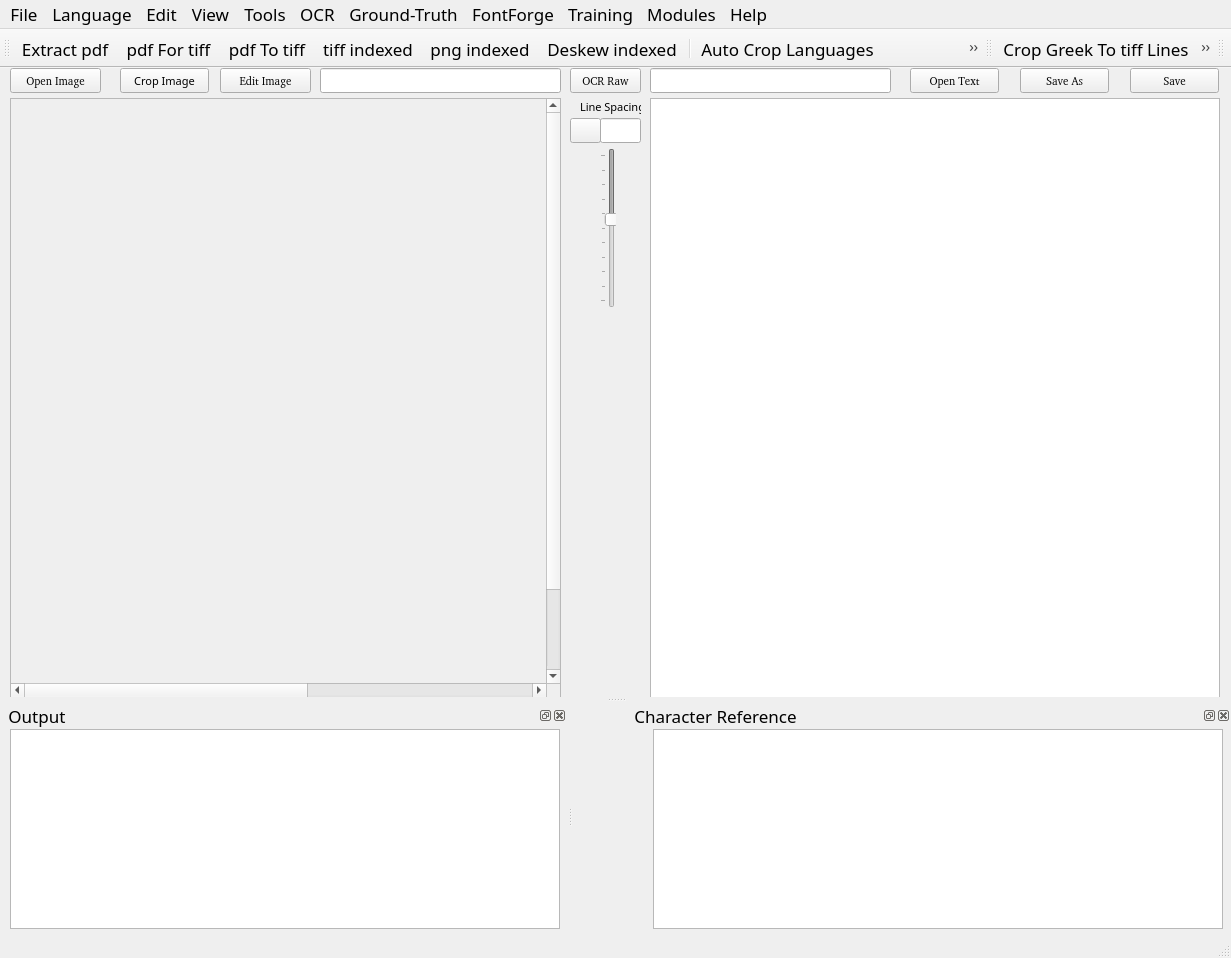
<?xml version="1.0" encoding="UTF-8"?>
<ui version="4.0">
 <class>MainUI</class>
 <widget class="QMainWindow" name="MainUI">
  <property name="enabled">
   <bool>true</bool>
  </property>
  <property name="geometry">
   <rect>
    <x>0</x>
    <y>0</y>
    <width>1231</width>
    <height>958</height>
   </rect>
  </property>
  <property name="font">
   <font>
    <family>FROMVS</family>
    <pointsize>13</pointsize>
    <weight>50</weight>
    <italic>false</italic>
    <bold>false</bold>
   </font>
  </property>
  <property name="windowTitle">
   <string>Biblical OCR</string>
  </property>
  <property name="windowIcon">
   <iconset resource="../UI_Icons.qrc">
    <normaloff>:/Icons/Icons/image-sunset.png</normaloff>:/Icons/Icons/image-sunset.png</iconset>
  </property>
  <widget class="QWidget" name="centralwidget">
   <widget class="QScrollArea" name="ImagescrollArea">
    <property name="geometry">
     <rect>
      <x>10</x>
      <y>30</y>
      <width>551</width>
      <height>600</height>
     </rect>
    </property>
    <property name="sizePolicy">
     <sizepolicy hsizetype="Preferred" vsizetype="Preferred">
      <horstretch>0</horstretch>
      <verstretch>0</verstretch>
     </sizepolicy>
    </property>
    <property name="minimumSize">
     <size>
      <width>501</width>
      <height>600</height>
     </size>
    </property>
    <property name="widgetResizable">
     <bool>true</bool>
    </property>
    <property name="alignment">
     <set>Qt::AlignLeading|Qt::AlignLeft|Qt::AlignTop</set>
    </property>
    <widget class="QWidget" name="ImagescrollAreaWidgetContents">
     <property name="geometry">
      <rect>
       <x>0</x>
       <y>0</y>
       <width>960</width>
       <height>681</height>
      </rect>
     </property>
     <property name="sizePolicy">
      <sizepolicy hsizetype="MinimumExpanding" vsizetype="Fixed">
       <horstretch>0</horstretch>
       <verstretch>0</verstretch>
      </sizepolicy>
     </property>
     <property name="minimumSize">
      <size>
       <width>960</width>
       <height>681</height>
      </size>
     </property>
     <property name="sizeIncrement">
      <size>
       <width>0</width>
       <height>0</height>
      </size>
     </property>
     <property name="baseSize">
      <size>
       <width>520</width>
       <height>700</height>
      </size>
     </property>
     <widget class="QLabel" name="Image">
      <property name="geometry">
       <rect>
        <x>0</x>
        <y>0</y>
        <width>960</width>
        <height>680</height>
       </rect>
      </property>
      <property name="sizePolicy">
       <sizepolicy hsizetype="MinimumExpanding" vsizetype="Preferred">
        <horstretch>0</horstretch>
        <verstretch>0</verstretch>
       </sizepolicy>
      </property>
      <property name="minimumSize">
       <size>
        <width>500</width>
        <height>679</height>
       </size>
      </property>
      <property name="baseSize">
       <size>
        <width>520</width>
        <height>700</height>
       </size>
      </property>
      <property name="text">
       <string/>
      </property>
      <property name="pixmap">
       <pixmap>../../../../../../../../../../../../../../../.designer/Images/Greek/jpg_desk_greek/greek_book_40_Matthew/greek1516_Page_012.jpg</pixmap>
      </property>
     </widget>
    </widget>
   </widget>
   <widget class="QPushButton" name="OpenImageFilebutton">
    <property name="geometry">
     <rect>
      <x>10</x>
      <y>0</y>
      <width>91</width>
      <height>25</height>
     </rect>
    </property>
    <property name="font">
     <font>
      <family>FROMVS [MAXR]</family>
      <pointsize>8</pointsize>
     </font>
    </property>
    <property name="text">
     <string>Open Image</string>
    </property>
    <property name="icon">
     <iconset resource="../UI_Icons.qrc">
      <normaloff>:/Icons/Icons/folder-open-image.png</normaloff>:/Icons/Icons/folder-open-image.png</iconset>
    </property>
   </widget>
   <widget class="QLineEdit" name="ImageLe">
    <property name="geometry">
     <rect>
      <x>320</x>
      <y>0</y>
      <width>241</width>
      <height>25</height>
     </rect>
    </property>
   </widget>
   <widget class="QPushButton" name="OCRbutton">
    <property name="geometry">
     <rect>
      <x>570</x>
      <y>0</y>
      <width>71</width>
      <height>25</height>
     </rect>
    </property>
    <property name="font">
     <font>
      <family>FROMVS [MAXR]</family>
      <pointsize>8</pointsize>
     </font>
    </property>
    <property name="text">
     <string>OCR Raw</string>
    </property>
    <property name="icon">
     <iconset resource="../UI_Icons.qrc">
      <normaloff>:/Icons/Icons/ocr3.png</normaloff>:/Icons/Icons/ocr3.png</iconset>
    </property>
   </widget>
   <widget class="QPushButton" name="LHDialogtbutton">
    <property name="enabled">
     <bool>true</bool>
    </property>
    <property name="geometry">
     <rect>
      <x>570</x>
      <y>50</y>
      <width>31</width>
      <height>25</height>
     </rect>
    </property>
    <property name="font">
     <font>
      <family>FROMVS [MAXR]</family>
      <pointsize>8</pointsize>
     </font>
    </property>
    <property name="text">
     <string/>
    </property>
    <property name="icon">
     <iconset resource="../UI_Icons.qrc">
      <normaloff>:/Icons/Icons/edit-line-spacing.png</normaloff>:/Icons/Icons/edit-line-spacing.png</iconset>
    </property>
   </widget>
   <widget class="QLineEdit" name="TextLE">
    <property name="geometry">
     <rect>
      <x>650</x>
      <y>0</y>
      <width>241</width>
      <height>25</height>
     </rect>
    </property>
   </widget>
   <widget class="QPushButton" name="EditCorrectedTextbutton">
    <property name="geometry">
     <rect>
      <x>910</x>
      <y>0</y>
      <width>89</width>
      <height>25</height>
     </rect>
    </property>
    <property name="font">
     <font>
      <family>FROMVS [MAXR]</family>
      <pointsize>8</pointsize>
     </font>
    </property>
    <property name="text">
     <string>Open Text</string>
    </property>
    <property name="icon">
     <iconset resource="../UI_Icons.qrc">
      <normaloff>:/Icons/Icons/folder-open-document-text.png</normaloff>:/Icons/Icons/folder-open-document-text.png</iconset>
    </property>
   </widget>
   <widget class="QPushButton" name="SaveAsOCRCorrTextbutton">
    <property name="geometry">
     <rect>
      <x>1020</x>
      <y>0</y>
      <width>89</width>
      <height>25</height>
     </rect>
    </property>
    <property name="font">
     <font>
      <family>FROMVS [MAXR]</family>
      <pointsize>8</pointsize>
     </font>
    </property>
    <property name="text">
     <string>Save As</string>
    </property>
    <property name="icon">
     <iconset resource="../UI_Icons.qrc">
      <normaloff>:/Icons/Icons/disk-rename.png</normaloff>:/Icons/Icons/disk-rename.png</iconset>
    </property>
   </widget>
   <widget class="QPushButton" name="SaveOCRCorrTextbutton">
    <property name="geometry">
     <rect>
      <x>1130</x>
      <y>0</y>
      <width>89</width>
      <height>25</height>
     </rect>
    </property>
    <property name="font">
     <font>
      <family>FROMVS [MAXR]</family>
      <pointsize>8</pointsize>
     </font>
    </property>
    <property name="text">
     <string>Save</string>
    </property>
    <property name="icon">
     <iconset resource="../UI_Icons.qrc">
      <normaloff>:/Icons/Icons/disk.png</normaloff>:/Icons/Icons/disk.png</iconset>
    </property>
   </widget>
   <widget class="QTextEdit" name="OCRText">
    <property name="geometry">
     <rect>
      <x>650</x>
      <y>30</y>
      <width>570</width>
      <height>601</height>
     </rect>
    </property>
    <property name="minimumSize">
     <size>
      <width>540</width>
      <height>600</height>
     </size>
    </property>
   </widget>
   <widget class="QLineEdit" name="LHlineEdit">
    <property name="geometry">
     <rect>
      <x>600</x>
      <y>50</y>
      <width>41</width>
      <height>25</height>
     </rect>
    </property>
    <property name="text">
     <string/>
    </property>
    <property name="maxLength">
     <number>32767</number>
    </property>
    <property name="alignment">
     <set>Qt::AlignCenter</set>
    </property>
    <property name="placeholderText">
     <string/>
    </property>
   </widget>
   <widget class="QSlider" name="LHslider">
    <property name="enabled">
     <bool>false</bool>
    </property>
    <property name="geometry">
     <rect>
      <x>600</x>
      <y>80</y>
      <width>16</width>
      <height>160</height>
     </rect>
    </property>
    <property name="toolTip">
     <string>Set text line spacing.</string>
    </property>
    <property name="minimum">
     <number>100</number>
    </property>
    <property name="maximum">
     <number>200</number>
    </property>
    <property name="singleStep">
     <number>2</number>
    </property>
    <property name="pageStep">
     <number>10</number>
    </property>
    <property name="value">
     <number>144</number>
    </property>
    <property name="sliderPosition">
     <number>144</number>
    </property>
    <property name="orientation">
     <enum>Qt::Vertical</enum>
    </property>
    <property name="invertedAppearance">
     <bool>true</bool>
    </property>
    <property name="tickPosition">
     <enum>QSlider::TicksAbove</enum>
    </property>
   </widget>
   <widget class="QPushButton" name="EditImageFilebutton">
    <property name="geometry">
     <rect>
      <x>220</x>
      <y>0</y>
      <width>91</width>
      <height>25</height>
     </rect>
    </property>
    <property name="font">
     <font>
      <family>FROMVS [MAXR]</family>
      <pointsize>8</pointsize>
     </font>
    </property>
    <property name="text">
     <string>Edit Image</string>
    </property>
    <property name="icon">
     <iconset resource="../UI_Icons.qrc">
      <normaloff>:/Icons/Icons/gimp.png</normaloff>:/Icons/Icons/gimp.png</iconset>
    </property>
   </widget>
   <widget class="QLabel" name="label">
    <property name="geometry">
     <rect>
      <x>580</x>
      <y>30</y>
      <width>61</width>
      <height>17</height>
     </rect>
    </property>
    <property name="font">
     <font>
      <pointsize>8</pointsize>
     </font>
    </property>
    <property name="text">
     <string>Line Spacing</string>
    </property>
   </widget>
   <widget class="QPushButton" name="Cropbutton">
    <property name="geometry">
     <rect>
      <x>120</x>
      <y>0</y>
      <width>89</width>
      <height>25</height>
     </rect>
    </property>
    <property name="font">
     <font>
      <pointsize>8</pointsize>
     </font>
    </property>
    <property name="text">
     <string>Crop Image</string>
    </property>
    <property name="icon">
     <iconset>
      <normaloff>:/Icons/image-crop.png</normaloff>:/Icons/image-crop.png</iconset>
    </property>
   </widget>
  </widget>
  <widget class="QMenuBar" name="menubar">
   <property name="geometry">
    <rect>
     <x>0</x>
     <y>0</y>
     <width>1231</width>
     <height>23</height>
    </rect>
   </property>
   <widget class="QMenu" name="menuPre_Process">
    <property name="title">
     <string>Language</string>
    </property>
    <widget class="QMenu" name="menuExtract_pdf">
     <property name="title">
      <string>Source</string>
     </property>
     <property name="icon">
      <iconset resource="../UI_Icons.qrc">
       <normaloff>:/Icons/Icons/folder-open-image.png</normaloff>:/Icons/Icons/folder-open-image.png</iconset>
     </property>
     <addaction name="actionextract_pdf_tb"/>
     <addaction name="separator"/>
     <addaction name="actionpdf_for_tiff_tb"/>
     <addaction name="actionpdf_to_tiff_tb"/>
     <addaction name="actiontiff_to_mono_tb"/>
     <addaction name="actionmono_to_png_tb"/>
     <addaction name="actiondeskew_mono"/>
    </widget>
    <widget class="QMenu" name="menuPrepare">
     <property name="title">
      <string>Languages</string>
     </property>
     <widget class="QMenu" name="menuGreekDR">
      <property name="title">
       <string>Greek</string>
      </property>
      <addaction name="actionConvert_Greek_tiff_To_png"/>
      <addaction name="actionDeskewGreek_tiff_tb"/>
      <addaction name="actionResizeGreek_png_tb"/>
     </widget>
     <widget class="QMenu" name="menuLatinDR">
      <property name="title">
       <string>Latin</string>
      </property>
      <addaction name="actionConvert_Latin_tiff_To_png"/>
      <addaction name="actionDeskewLatin_tiff_tb"/>
      <addaction name="actionResizeLatin_png_tb"/>
     </widget>
     <addaction name="separator"/>
     <addaction name="actionCrop_Languages_tb"/>
     <addaction name="actionManual_Crop_Image_tb"/>
     <addaction name="actionHebrew"/>
     <addaction name="menuGreekDR"/>
     <addaction name="menuLatinDR"/>
     <addaction name="actionEnglishh"/>
    </widget>
    <addaction name="separator"/>
    <addaction name="menuExtract_pdf"/>
    <addaction name="separator"/>
    <addaction name="separator"/>
    <addaction name="menuPrepare"/>
   </widget>
   <widget class="QMenu" name="menuTraining">
    <property name="title">
     <string>Ground-Truth</string>
    </property>
    <widget class="QMenu" name="menuGround_Truth">
     <property name="title">
      <string>Establish Truth</string>
     </property>
     <widget class="QMenu" name="menuGreekGT">
      <property name="title">
       <string>Greek</string>
      </property>
      <widget class="QMenu" name="menuGreek_Image_Lines">
       <property name="title">
        <string>Greek Image Lines</string>
       </property>
       <addaction name="actionCrop_Greek_to_tiff_Lines_tb"/>
       <addaction name="actionRename_Greek_tiff_Lines_tb"/>
       <addaction name="actionMove_Greek_tiff_Lines_tb"/>
      </widget>
      <widget class="QMenu" name="menuGreek_Text_Lines">
       <property name="title">
        <string>Greek Text Lines</string>
       </property>
       <addaction name="actionSplitGreek_text_lines_tb"/>
       <addaction name="actionRenameGreek_text_lines_tb"/>
      </widget>
      <addaction name="menuGreek_Image_Lines"/>
      <addaction name="menuGreek_Text_Lines"/>
     </widget>
     <widget class="QMenu" name="menuLatinGT">
      <property name="title">
       <string>Latin</string>
      </property>
      <widget class="QMenu" name="menuLatin_Image_Lines">
       <property name="title">
        <string>Latin Image Lines</string>
       </property>
       <addaction name="actionCrop_Latin_To_tiff_Lines_tb"/>
       <addaction name="actionRename_Latin_tiff_Lines_tb"/>
       <addaction name="actionMove_Latin_tiff_Lines_tb"/>
      </widget>
      <widget class="QMenu" name="menuLatin_Text_Lines">
       <property name="title">
        <string>Latin Text Lines</string>
       </property>
       <addaction name="actionSplit_Latin_Text_Lines_tb"/>
       <addaction name="actionRename_Latin_Text_Lines_tb"/>
      </widget>
      <addaction name="menuLatin_Image_Lines"/>
      <addaction name="menuLatin_Text_Lines"/>
     </widget>
     <addaction name="actionHebrew_2"/>
     <addaction name="menuGreekGT"/>
     <addaction name="menuLatinGT"/>
     <addaction name="actionEnglish_3"/>
    </widget>
    <addaction name="separator"/>
    <addaction name="menuGround_Truth"/>
    <addaction name="actionReview_Ground_Truth_tb"/>
    <addaction name="actionStage_Ground_Truth"/>
   </widget>
   <widget class="QMenu" name="menuOCR">
    <property name="title">
     <string>OCR</string>
    </property>
    <widget class="QMenu" name="menuSelect_Language">
     <property name="title">
      <string>Select Language</string>
     </property>
     <addaction name="actionGreek_2"/>
     <addaction name="actionHebrew_4"/>
     <addaction name="actionLatin_2"/>
     <addaction name="actionEnglish_2"/>
    </widget>
    <addaction name="menuSelect_Language"/>
    <addaction name="actionSelect_Image"/>
    <addaction name="actionCorrect_OCR_tb"/>
   </widget>
   <widget class="QMenu" name="menuPost_Process">
    <property name="title">
     <string>Modules</string>
    </property>
    <widget class="QMenu" name="menuGreek_Post">
     <property name="title">
      <string>Greek</string>
     </property>
     <addaction name="actionUpdate_Verses"/>
     <addaction name="actionUpdate_Words_Post"/>
     <addaction name="actionNormalize"/>
     <addaction name="actionLower_Case"/>
     <addaction name="actionRemove_Diacritics"/>
     <addaction name="actionAlign_Strongs"/>
     <addaction name="actionAlign_English"/>
     <addaction name="actionVariants"/>
    </widget>
    <widget class="QMenu" name="menuPrepare_Text">
     <property name="title">
      <string>Prepare Text</string>
     </property>
    </widget>
    <addaction name="menuPrepare_Text"/>
    <addaction name="actionHebrew_3"/>
    <addaction name="menuGreek_Post"/>
    <addaction name="actionUpdate_Words"/>
    <addaction name="actionEnglish"/>
    <addaction name="actionCreate_e_Sword_Bible_Module"/>
    <addaction name="actionCreate_theWord_Bible_Module"/>
   </widget>
   <widget class="QMenu" name="menuFile">
    <property name="font">
     <font>
      <family>Ubuntu</family>
      <pointsize>11</pointsize>
     </font>
    </property>
    <property name="title">
     <string>File</string>
    </property>
    <addaction name="actionOpen_Image"/>
    <addaction name="actionOpen_Text"/>
    <addaction name="actionSave_Image"/>
    <addaction name="actionSave_As_Image"/>
    <addaction name="actionSave_Text"/>
    <addaction name="actionSave_As_Text"/>
   </widget>
   <widget class="QMenu" name="menuEdit">
    <property name="title">
     <string>Edit</string>
    </property>
    <addaction name="actionEdit_Image_tb"/>
    <addaction name="actionPrefernces"/>
   </widget>
   <widget class="QMenu" name="menuView">
    <property name="title">
     <string>View</string>
    </property>
   </widget>
   <widget class="QMenu" name="menuTools">
    <property name="title">
     <string>Tools</string>
    </property>
    <addaction name="actionConvert_Image_s"/>
    <addaction name="actionVerse_Correction"/>
    <addaction name="actionOnline"/>
   </widget>
   <widget class="QMenu" name="menuHelp">
    <property name="title">
     <string>Help</string>
    </property>
   </widget>
   <widget class="QMenu" name="menuGlyphs">
    <property name="title">
     <string>FontForge</string>
    </property>
    <widget class="QMenu" name="menuIndex_Images">
     <property name="title">
      <string>Bitmap Images</string>
     </property>
     <addaction name="actionLine_tif_to_bmp"/>
    </widget>
    <addaction name="menuIndex_Images"/>
    <addaction name="actionExtract_Glyphs"/>
    <addaction name="actionFontForge"/>
   </widget>
   <widget class="QMenu" name="menuGround_Truth_2">
    <property name="title">
     <string>Training</string>
    </property>
    <widget class="QMenu" name="menuUpdate_Wordlists">
     <property name="title">
      <string>Update Wordlists</string>
     </property>
     <addaction name="actionUpdate_Hebrew_Wordlist"/>
     <addaction name="actionUpdate_Wordlist_tb"/>
     <addaction name="actionUpdate_Wordlist_menu"/>
    </widget>
    <widget class="QMenu" name="menuSetup_Training">
     <property name="title">
      <string>Setup Training</string>
     </property>
     <addaction name="actionSelect_Language_Model"/>
     <addaction name="actionSelect_Fonts"/>
    </widget>
    <addaction name="menuUpdate_Wordlists"/>
    <addaction name="menuSetup_Training"/>
    <addaction name="actionTrain_Tesseract_tb"/>
   </widget>
   <addaction name="menuFile"/>
   <addaction name="menuPre_Process"/>
   <addaction name="menuEdit"/>
   <addaction name="menuView"/>
   <addaction name="menuTools"/>
   <addaction name="menuOCR"/>
   <addaction name="menuTraining"/>
   <addaction name="menuGlyphs"/>
   <addaction name="menuGround_Truth_2"/>
   <addaction name="menuPost_Process"/>
   <addaction name="menuHelp"/>
  </widget>
  <widget class="QStatusBar" name="statusbar"/>
  <widget class="QToolBar" name="PreProcessToolBar">
   <property name="windowTitle">
    <string>toolBar</string>
   </property>
   <property name="toolTip">
    <string>Extract pages from pdf source file</string>
   </property>
   <property name="whatsThis">
    <string>pdf Page Extractor</string>
   </property>
   <attribute name="toolBarArea">
    <enum>TopToolBarArea</enum>
   </attribute>
   <attribute name="toolBarBreak">
    <bool>false</bool>
   </attribute>
   <addaction name="actionextract_pdf_tb"/>
   <addaction name="actionpdf_for_tiff_tb"/>
   <addaction name="actionpdf_to_tiff_tb"/>
   <addaction name="actiontiff_to_mono_tb"/>
   <addaction name="actionmono_to_png_tb"/>
   <addaction name="actiondeskew_mono"/>
   <addaction name="separator"/>
   <addaction name="actionCrop_Languages_tb"/>
   <addaction name="actionConvert_Greek_tiff_To_png"/>
   <addaction name="actionDeskewGreek_tiff_tb"/>
   <addaction name="actionResizeGreek_png_tb"/>
   <addaction name="actionConvert_Latin_tiff_To_png"/>
   <addaction name="actionDeskewLatin_tiff_tb"/>
   <addaction name="actionResizeLatin_png_tb"/>
   <addaction name="separator"/>
   <addaction name="actionManual_Crop_Image_tb"/>
   <addaction name="actionEdit_Image_tb"/>
   <addaction name="actionCorrect_OCR_tb"/>
   <addaction name="separator"/>
  </widget>
  <widget class="QToolBar" name="TrainingToolBar">
   <property name="windowTitle">
    <string>toolBar</string>
   </property>
   <attribute name="toolBarArea">
    <enum>TopToolBarArea</enum>
   </attribute>
   <attribute name="toolBarBreak">
    <bool>false</bool>
   </attribute>
   <addaction name="actionCrop_Greek_to_tiff_Lines_tb"/>
   <addaction name="actionCrop_Latin_To_tiff_Lines_tb"/>
   <addaction name="actionRename_Greek_tiff_Lines_tb"/>
   <addaction name="actionMove_Greek_tiff_Lines_tb"/>
   <addaction name="actionRename_Latin_tiff_Lines_tb"/>
   <addaction name="actionMove_Latin_tiff_Lines_tb"/>
   <addaction name="separator"/>
   <addaction name="actionExtract_Glyphs"/>
   <addaction name="actionFontForge"/>
   <addaction name="separator"/>
   <addaction name="actionSplitGreek_text_lines_tb"/>
   <addaction name="actionRenameGreek_text_lines_tb"/>
   <addaction name="actionSplit_Latin_Text_Lines_tb"/>
   <addaction name="actionRename_Latin_Text_Lines_tb"/>
   <addaction name="separator"/>
   <addaction name="actionReview_Ground_Truth_tb"/>
   <addaction name="actionVerse_Correction"/>
   <addaction name="actionUpdate_Wordlist_tb"/>
   <addaction name="actionTrain_Tesseract_tb"/>
   <addaction name="separator"/>
  </widget>
  <widget class="QDockWidget" name="dockOutput">
   <property name="enabled">
    <bool>true</bool>
   </property>
   <property name="minimumSize">
    <size>
     <width>560</width>
     <height>200</height>
    </size>
   </property>
   <property name="baseSize">
    <size>
     <width>520</width>
     <height>200</height>
    </size>
   </property>
   <property name="accessibleName">
    <string/>
   </property>
   <property name="accessibleDescription">
    <string/>
   </property>
   <property name="floating">
    <bool>false</bool>
   </property>
   <property name="windowTitle">
    <string> Output</string>
   </property>
   <attribute name="dockWidgetArea">
    <number>8</number>
   </attribute>
   <widget class="QWidget" name="dockOutputContents">
    <widget class="QTextEdit" name="OutputText">
     <property name="geometry">
      <rect>
       <x>10</x>
       <y>0</y>
       <width>550</width>
       <height>200</height>
      </rect>
     </property>
     <property name="minimumSize">
      <size>
       <width>520</width>
       <height>200</height>
      </size>
     </property>
    </widget>
   </widget>
  </widget>
  <widget class="QDockWidget" name="dockChrRef">
   <property name="minimumSize">
    <size>
     <width>650</width>
     <height>220</height>
    </size>
   </property>
   <property name="baseSize">
    <size>
     <width>640</width>
     <height>200</height>
    </size>
   </property>
   <property name="windowTitle">
    <string>             Character Reference</string>
   </property>
   <attribute name="dockWidgetArea">
    <number>8</number>
   </attribute>
   <widget class="QWidget" name="dockChrRefContents">
    <property name="minimumSize">
     <size>
      <width>650</width>
      <height>200</height>
     </size>
    </property>
    <widget class="QPlainTextEdit" name="ChrRefplainTextEdit">
     <property name="geometry">
      <rect>
       <x>80</x>
       <y>0</y>
       <width>570</width>
       <height>200</height>
      </rect>
     </property>
     <property name="minimumSize">
      <size>
       <width>570</width>
       <height>200</height>
      </size>
     </property>
     <property name="font">
      <font>
       <family>FROMVS</family>
       <pointsize>18</pointsize>
      </font>
     </property>
     <property name="documentTitle">
      <string>Character Reference</string>
     </property>
    </widget>
   </widget>
  </widget>
  <widget class="QToolBar" name="toolBar">
   <property name="windowTitle">
    <string>toolBar</string>
   </property>
   <attribute name="toolBarArea">
    <enum>TopToolBarArea</enum>
   </attribute>
   <attribute name="toolBarBreak">
    <bool>false</bool>
   </attribute>
  </widget>
  <action name="actionpdf_to_tiff">
   <property name="icon">
    <iconset>
     <normaloff>:/Icons/Icons/ocr2.png</normaloff>:/Icons/Icons/ocr2.png</iconset>
   </property>
   <property name="text">
    <string>pdf for tiff</string>
   </property>
  </action>
  <action name="actionmove_pdf_for_tiff">
   <property name="text">
    <string>pdf to tiff</string>
   </property>
  </action>
  <action name="actiontiff_to_mono">
   <property name="text">
    <string>tiff to mono</string>
   </property>
  </action>
  <action name="actionmono_to_png">
   <property name="text">
    <string>mono to png</string>
   </property>
  </action>
  <action name="actiontiff_to_png">
   <property name="text">
    <string>tiff to png</string>
   </property>
  </action>
  <action name="actionGreek">
   <property name="text">
    <string>Greek</string>
   </property>
  </action>
  <action name="actiontiff_to_png_2">
   <property name="text">
    <string>tiff to png</string>
   </property>
  </action>
  <action name="actionpdf_for_tiff">
   <property name="text">
    <string>pdf for tiff</string>
   </property>
  </action>
  <action name="actionpdf_for_tiff_tb">
   <property name="icon">
    <iconset resource="../UI_Icons.qrc">
     <normaloff>:/Icons/Icons/pdf4tiff.png</normaloff>:/Icons/Icons/pdf4tiff.png</iconset>
   </property>
   <property name="text">
    <string>pdf For tiff</string>
   </property>
   <property name="toolTip">
    <string>Stage pdf pages FOR tiff conversion</string>
   </property>
  </action>
  <action name="actionpdf_to_tiff_tb">
   <property name="icon">
    <iconset resource="../UI_Icons.qrc">
     <normaloff>:/Icons/Icons/pdf2tiff.png</normaloff>:/Icons/Icons/pdf2tiff.png</iconset>
   </property>
   <property name="text">
    <string>pdf To tiff</string>
   </property>
   <property name="toolTip">
    <string>Convert pdf pages TO tiff files</string>
   </property>
  </action>
  <action name="actiontiff_to_mono_tb">
   <property name="icon">
    <iconset resource="../UI_Icons.qrc">
     <normaloff>:/Icons/Icons/tiff-file.png</normaloff>:/Icons/Icons/tiff-file.png</iconset>
   </property>
   <property name="text">
    <string>tiff indexed</string>
   </property>
   <property name="toolTip">
    <string>Convert tiff files TO indexed monochrome</string>
   </property>
  </action>
  <action name="actionmono_to_png_tb">
   <property name="icon">
    <iconset resource="../UI_Icons.qrc">
     <normaloff>:/Icons/Icons/png-file.png</normaloff>:/Icons/Icons/png-file.png</iconset>
   </property>
   <property name="text">
    <string>png indexed</string>
   </property>
   <property name="toolTip">
    <string>Convert deskewed monochrome tiff files TO png</string>
   </property>
  </action>
  <action name="actionLatin">
   <property name="text">
    <string>Latin</string>
   </property>
  </action>
  <action name="actiontiff_to_png_3">
   <property name="text">
    <string>tiff to png</string>
   </property>
  </action>
  <action name="actiontiff_to_png_4">
   <property name="text">
    <string>tiff to png</string>
   </property>
  </action>
  <action name="actionDeskewGreek_tiff_tb">
   <property name="icon">
    <iconset resource="../UI_Icons.qrc">
     <normaloff>:/Icons/Icons/deskew-greek.png</normaloff>:/Icons/Icons/deskew-greek.png</iconset>
   </property>
   <property name="text">
    <string>Deskew Greek tiff</string>
   </property>
  </action>
  <action name="actiontiff_to_png_5">
   <property name="text">
    <string>tiff to png</string>
   </property>
  </action>
  <action name="actionDeskewLatin_tiff_tb">
   <property name="icon">
    <iconset resource="../UI_Icons.qrc">
     <normaloff>:/Icons/Icons/deskew-latin.png</normaloff>:/Icons/Icons/deskew-latin.png</iconset>
   </property>
   <property name="text">
    <string>Deskew Latin tiff</string>
   </property>
  </action>
  <action name="actionResizeGreek_png_tb">
   <property name="icon">
    <iconset resource="../UI_Icons.qrc">
     <normaloff>:/Icons/Icons/resize-png-greek.png</normaloff>:/Icons/Icons/resize-png-greek.png</iconset>
   </property>
   <property name="text">
    <string>Resize Greek png</string>
   </property>
  </action>
  <action name="actionResizeLatin_png_tb">
   <property name="icon">
    <iconset resource="../UI_Icons.qrc">
     <normaloff>:/Icons/Icons/resize-png-latin.png</normaloff>:/Icons/Icons/resize-png-latin.png</iconset>
   </property>
   <property name="text">
    <string>Resize Latin png</string>
   </property>
  </action>
  <action name="actionCrop_Languages_tb">
   <property name="icon">
    <iconset resource="../UI_Icons.qrc">
     <normaloff>:/Icons/Icons/split-langs.png</normaloff>:/Icons/Icons/split-langs.png</iconset>
   </property>
   <property name="text">
    <string>Auto Crop Languages</string>
   </property>
   <property name="toolTip">
    <string>Crop language sections into separate tiff files</string>
   </property>
   <property name="font">
    <font>
     <family>FROMVS</family>
    </font>
   </property>
  </action>
  <action name="actionextract_pdf_tb">
   <property name="icon">
    <iconset resource="../UI_Icons.qrc">
     <normaloff>:/Icons/Icons/pdf-extract1.png</normaloff>:/Icons/Icons/pdf-extract1.png</iconset>
   </property>
   <property name="text">
    <string>Extract pdf</string>
   </property>
   <property name="toolTip">
    <string>Extract pages from pdf source document</string>
   </property>
   <property name="menuRole">
    <enum>QAction::TextHeuristicRole</enum>
   </property>
  </action>
  <action name="actiontiff_for_Ground_Truth">
   <property name="text">
    <string>tiff for Ground Truth</string>
   </property>
  </action>
  <action name="actionCrop">
   <property name="text">
    <string>Crop to tiff lines</string>
   </property>
  </action>
  <action name="actiontiff_for_Ground_Truth_2">
   <property name="text">
    <string>Move tiff lines</string>
   </property>
  </action>
  <action name="actionSplit">
   <property name="text">
    <string>Split text lines</string>
   </property>
  </action>
  <action name="actionRename_tiff_lines">
   <property name="text">
    <string>Rename tiff lines</string>
   </property>
  </action>
  <action name="actionRename_text_lines">
   <property name="text">
    <string>Rename text lines</string>
   </property>
  </action>
  <action name="actionReview_Ground_Truth">
   <property name="text">
    <string>Review Ground Truth</string>
   </property>
  </action>
  <action name="actionGreek_Wordlist_2">
   <property name="text">
    <string>Greek Wordlist</string>
   </property>
  </action>
  <action name="actionLatin_Wordlist">
   <property name="text">
    <string>Latin Wordlist</string>
   </property>
  </action>
  <action name="actionImage_Lines">
   <property name="text">
    <string>Image Lines</string>
   </property>
  </action>
  <action name="actionText_Lines">
   <property name="text">
    <string>Text Lines</string>
   </property>
  </action>
  <action name="actionReview_Ground_Truth_2">
   <property name="text">
    <string>Review Ground Truth</string>
   </property>
  </action>
  <action name="actionUpdate_Wordlist">
   <property name="text">
    <string>Update Wordlist</string>
   </property>
  </action>
  <action name="actionUpdate_Wordlist_2">
   <property name="text">
    <string>Update Wordlist</string>
   </property>
  </action>
  <action name="actionCorrect_OCR_tb">
   <property name="icon">
    <iconset resource="../UI_Icons.qrc">
     <normaloff>:/Icons/Icons/ocr3.png</normaloff>:/Icons/Icons/ocr3.png</iconset>
   </property>
   <property name="text">
    <string>OCR Image</string>
   </property>
  </action>
  <action name="actionVersify_Text">
   <property name="text">
    <string>Versify Text</string>
   </property>
  </action>
  <action name="actionUpdate_Words">
   <property name="text">
    <string>Latin</string>
   </property>
  </action>
  <action name="actionUpdate_Verses">
   <property name="text">
    <string>Update Verses</string>
   </property>
  </action>
  <action name="actionUpdate_Words_Post">
   <property name="text">
    <string>Update Words</string>
   </property>
  </action>
  <action name="actionNormalize">
   <property name="text">
    <string>Normalize</string>
   </property>
  </action>
  <action name="actionLower_Case">
   <property name="text">
    <string>Lower Case</string>
   </property>
  </action>
  <action name="actionRemove_Diacritics">
   <property name="text">
    <string>Remove Diacritics</string>
   </property>
  </action>
  <action name="actionAlign_Strongs">
   <property name="text">
    <string>Align Strongs+RMAC</string>
   </property>
  </action>
  <action name="actionAlign_Lemmas">
   <property name="text">
    <string>Align Lemmas</string>
   </property>
  </action>
  <action name="actionAlign_English">
   <property name="text">
    <string>Align English</string>
   </property>
  </action>
  <action name="actionVariants">
   <property name="text">
    <string>Variants</string>
   </property>
  </action>
  <action name="actionTrain_Tesseract_tb">
   <property name="icon">
    <iconset resource="../UI_Icons.qrc">
     <normaloff>:/Icons/Icons/trainOCR1.png</normaloff>:/Icons/Icons/trainOCR1.png</iconset>
   </property>
   <property name="text">
    <string>Train Tesseract</string>
   </property>
  </action>
  <action name="actionReview_Ground_Truth_tb">
   <property name="icon">
    <iconset resource="../UI_Icons.qrc">
     <normaloff>:/Icons/Icons/ground-truth1.png</normaloff>:/Icons/Icons/ground-truth1.png</iconset>
   </property>
   <property name="text">
    <string>Review Ground Truth</string>
   </property>
  </action>
  <action name="actionUpdate_Wordlist_tb">
   <property name="icon">
    <iconset resource="../UI_Icons.qrc">
     <normaloff>:/Icons/Icons/update-greek-wordlist.png</normaloff>:/Icons/Icons/update-greek-wordlist.png</iconset>
   </property>
   <property name="text">
    <string>Update Greek Wordlist</string>
   </property>
  </action>
  <action name="actionCrop_Greek_to_tiff_Lines_tb">
   <property name="icon">
    <iconset resource="../UI_Icons.qrc">
     <normaloff>:/Icons/Icons/split-lines-greek.png</normaloff>:/Icons/Icons/split-lines-greek.png</iconset>
   </property>
   <property name="text">
    <string>Crop Greek To tiff Lines</string>
   </property>
  </action>
  <action name="actionRename_Greek_tiff_Lines_tb">
   <property name="icon">
    <iconset resource="../UI_Icons.qrc">
     <normaloff>:/Icons/Icons/rename-lines-greek.png</normaloff>:/Icons/Icons/rename-lines-greek.png</iconset>
   </property>
   <property name="text">
    <string>Rename Greek tiff Lines</string>
   </property>
  </action>
  <action name="actionMove_Greek_tiff_Lines_tb">
   <property name="icon">
    <iconset resource="../UI_Icons.qrc">
     <normaloff>:/Icons/Icons/move-lines-greek.png</normaloff>:/Icons/Icons/move-lines-greek.png</iconset>
   </property>
   <property name="text">
    <string>Move Greek tiff Lines</string>
   </property>
  </action>
  <action name="actionSplitGreek_text_lines_tb">
   <property name="icon">
    <iconset resource="../UI_Icons.qrc">
     <normaloff>:/Icons/Icons/split-textlines-greek.png</normaloff>:/Icons/Icons/split-textlines-greek.png</iconset>
   </property>
   <property name="text">
    <string>Split Greek Text Lines</string>
   </property>
  </action>
  <action name="actionRenameGreek_text_lines_tb">
   <property name="icon">
    <iconset resource="../UI_Icons.qrc">
     <normaloff>:/Icons/Icons/rename_textlines-greek.png</normaloff>:/Icons/Icons/rename_textlines-greek.png</iconset>
   </property>
   <property name="text">
    <string>Rename Greek Text Lines</string>
   </property>
  </action>
  <action name="actionImage_Lines_3">
   <property name="text">
    <string>Image Lines</string>
   </property>
  </action>
  <action name="actionReview_Ground_Truth_menu">
   <property name="text">
    <string>Review Ground Truth</string>
   </property>
  </action>
  <action name="actionUpdate_Wordlist_menu">
   <property name="text">
    <string>Update Latin Wordlist</string>
   </property>
  </action>
  <action name="actionCrop_Latin_To_tiff_Lines_tb">
   <property name="icon">
    <iconset resource="../UI_Icons.qrc">
     <normaloff>:/Icons/Icons/split-lines-latin.png</normaloff>:/Icons/Icons/split-lines-latin.png</iconset>
   </property>
   <property name="text">
    <string>Crop Latin To tiff Lines</string>
   </property>
  </action>
  <action name="actionRename_Latin_tiff_Lines_tb">
   <property name="icon">
    <iconset resource="../UI_Icons.qrc">
     <normaloff>:/Icons/Icons/rename-lines-latin.png</normaloff>:/Icons/Icons/rename-lines-latin.png</iconset>
   </property>
   <property name="text">
    <string>Rename Latin tiff Lines</string>
   </property>
  </action>
  <action name="actionMove_Latin_tiff_Lines_tb">
   <property name="icon">
    <iconset resource="../UI_Icons.qrc">
     <normaloff>:/Icons/Icons/move-lines-latin.png</normaloff>:/Icons/Icons/move-lines-latin.png</iconset>
   </property>
   <property name="text">
    <string>Move Greek tiff Lines</string>
   </property>
  </action>
  <action name="actionSplit_Latin_Text_Lines_tb">
   <property name="icon">
    <iconset resource="../UI_Icons.qrc">
     <normaloff>:/Icons/Icons/split-textlines-latin.png</normaloff>:/Icons/Icons/split-textlines-latin.png</iconset>
   </property>
   <property name="text">
    <string>Split Latin Text Lines</string>
   </property>
  </action>
  <action name="actionRename_Latin_Text_Lines_tb">
   <property name="icon">
    <iconset resource="../UI_Icons.qrc">
     <normaloff>:/Icons/Icons/rename-textlines-latin.png</normaloff>:/Icons/Icons/rename-textlines-latin.png</iconset>
   </property>
   <property name="text">
    <string>Rename Latin Text Lines</string>
   </property>
  </action>
  <action name="actiondeskew_mono">
   <property name="icon">
    <iconset resource="../UI_Icons.qrc">
     <normaloff>:/Icons/Icons/deskew-tiff-file.png</normaloff>:/Icons/Icons/deskew-tiff-file.png</iconset>
   </property>
   <property name="text">
    <string>Deskew indexed</string>
   </property>
  </action>
  <action name="actionOpen_Image">
   <property name="icon">
    <iconset resource="../UI_Icons.qrc">
     <normaloff>:/Icons/Icons/folder-open-image.png</normaloff>:/Icons/Icons/folder-open-image.png</iconset>
   </property>
   <property name="text">
    <string>Open Image</string>
   </property>
  </action>
  <action name="actionVerse_Correction">
   <property name="icon">
    <iconset resource="../UI_Icons.qrc">
     <normaloff>:/Icons/Icons/versify.png</normaloff>:/Icons/Icons/versify.png</iconset>
   </property>
   <property name="text">
    <string>Verse Correction</string>
   </property>
  </action>
  <action name="actionConvert_Greek_tiff_To_png">
   <property name="icon">
    <iconset resource="../UI_Icons.qrc">
     <normaloff>:/Icons/Icons/tiff2png-greek.png</normaloff>:/Icons/Icons/tiff2png-greek.png</iconset>
   </property>
   <property name="text">
    <string>Convert Greek tiff To png</string>
   </property>
  </action>
  <action name="actionConvert_Latin_tiff_To_png">
   <property name="icon">
    <iconset resource="../UI_Icons.qrc">
     <normaloff>:/Icons/Icons/tiff2png-latin.png</normaloff>:/Icons/Icons/tiff2png-latin.png</iconset>
   </property>
   <property name="text">
    <string>Convert Latin tiff To png</string>
   </property>
  </action>
  <action name="actionExtract_Glyphs">
   <property name="icon">
    <iconset resource="../UI_Icons.qrc">
     <normaloff>:/Icons/Icons/epsilon-trace.png</normaloff>:/Icons/Icons/epsilon-trace.png</iconset>
   </property>
   <property name="text">
    <string>GlyphTracer</string>
   </property>
  </action>
  <action name="actionLine_tif_to_bmp">
   <property name="text">
    <string>Line tif to bmp</string>
   </property>
  </action>
  <action name="actionFontForge">
   <property name="icon">
    <iconset resource="../UI_Icons.qrc">
     <normaloff>:/Icons/Icons/FontForge.png</normaloff>:/Icons/Icons/FontForge.png</iconset>
   </property>
   <property name="text">
    <string>FontForge</string>
   </property>
  </action>
  <action name="actionPrefernces">
   <property name="text">
    <string>Preferences</string>
   </property>
  </action>
  <action name="actionOpen_Text">
   <property name="text">
    <string>Open Text</string>
   </property>
  </action>
  <action name="actionSave_Image">
   <property name="text">
    <string>Save Image</string>
   </property>
  </action>
  <action name="actionSave_As_Image">
   <property name="text">
    <string>Save As Image</string>
   </property>
  </action>
  <action name="actionSave_Text">
   <property name="text">
    <string>Save Text</string>
   </property>
  </action>
  <action name="actionSave_As_Text">
   <property name="text">
    <string>Save As Text</string>
   </property>
  </action>
  <action name="actionConvert_Image_s">
   <property name="text">
    <string>Convert Image(s)</string>
   </property>
  </action>
  <action name="actionReview_Ground_Truth_3">
   <property name="text">
    <string>Review Ground Truth</string>
   </property>
  </action>
  <action name="actionHebrew">
   <property name="text">
    <string>Hebrew</string>
   </property>
  </action>
  <action name="actionHebrew_2">
   <property name="text">
    <string>Hebrew</string>
   </property>
  </action>
  <action name="actionUpdate_Hebrew_Wordlist">
   <property name="text">
    <string>Update Hebrew Wordlist</string>
   </property>
  </action>
  <action name="actionHebrew_3">
   <property name="text">
    <string>Hebrew</string>
   </property>
  </action>
  <action name="actionOCR_Image">
   <property name="text">
    <string>OCR Image</string>
   </property>
  </action>
  <action name="actionSelect_Image">
   <property name="text">
    <string>Select Image</string>
   </property>
  </action>
  <action name="actionGreek_2">
   <property name="text">
    <string>Greek</string>
   </property>
  </action>
  <action name="actionHebrew_4">
   <property name="text">
    <string>Hebrew</string>
   </property>
  </action>
  <action name="actionLatin_2">
   <property name="text">
    <string>Latin</string>
   </property>
  </action>
  <action name="actionSelect_Language_Model">
   <property name="text">
    <string>Select Language Model</string>
   </property>
  </action>
  <action name="actionSelect_Fonts">
   <property name="text">
    <string>Select Fonts</string>
   </property>
  </action>
  <action name="actionany">
   <property name="text">
    <string>any</string>
   </property>
  </action>
  <action name="actionAny">
   <property name="text">
    <string>Any</string>
   </property>
  </action>
  <action name="actionStage_Ground_Truth">
   <property name="text">
    <string>Stage Ground Truth</string>
   </property>
  </action>
  <action name="actionCreate_e_Sword_Bible_Module">
   <property name="text">
    <string>e-Sword Bible Module</string>
   </property>
  </action>
  <action name="actionCreate_theWord_Bible_Module">
   <property name="text">
    <string>theWord Bible Module</string>
   </property>
  </action>
  <action name="actionEnglish">
   <property name="text">
    <string>English</string>
   </property>
  </action>
  <action name="actionEnglishh">
   <property name="text">
    <string>English</string>
   </property>
  </action>
  <action name="actionEnglish_2">
   <property name="text">
    <string>English</string>
   </property>
  </action>
  <action name="actionEnglish_3">
   <property name="text">
    <string>English</string>
   </property>
  </action>
  <action name="actionOnline">
   <property name="text">
    <string>Online</string>
   </property>
  </action>
  <action name="actionManual_Crop_Image_tb">
   <property name="icon">
    <iconset>
     <normaloff>:/Icons/image-crop.png</normaloff>:/Icons/image-crop.png</iconset>
   </property>
   <property name="text">
    <string>Manual Crop</string>
   </property>
   <property name="toolTip">
    <string>Manually crop tif image</string>
   </property>
  </action>
  <action name="actionEdit_Image_tb">
   <property name="icon">
    <iconset resource="../UI_Icons.qrc">
     <normaloff>:/Icons/Icons/gimp.png</normaloff>:/Icons/Icons/gimp.png</iconset>
   </property>
   <property name="text">
    <string>Gimp Image Editor</string>
   </property>
  </action>
 </widget>
 <resources>
  <include location="../UI_Icons.qrc"/>
 </resources>
 <connections/>
</ui>
